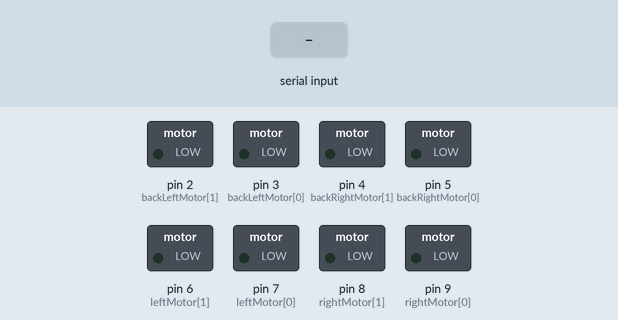
The sketch below on a simulated Arduino Mega 2560, built with avr-gcc and run on an emulated ATmega2560. On the bench: switched loads named in the sketch (green lamp = pin HIGH). Inputs (shaded band) come from the test bench.

Above: at 1.2 s.
1.3 s: "w" received over the second serial link
At 1.7 s:
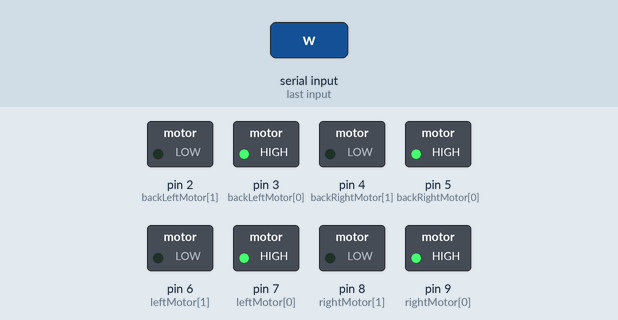
2.8 s: "s" received over the second serial link
At 4.0 s:
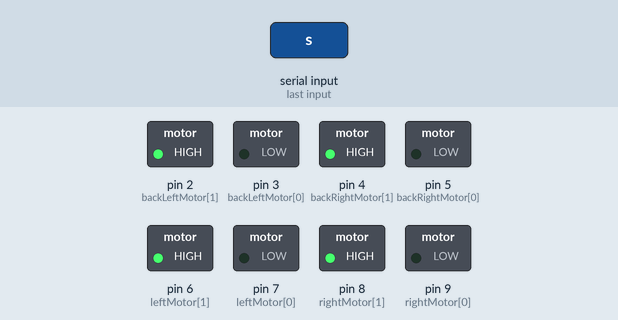
4.3 s: "W" received over the second serial link
At 5.1 s:
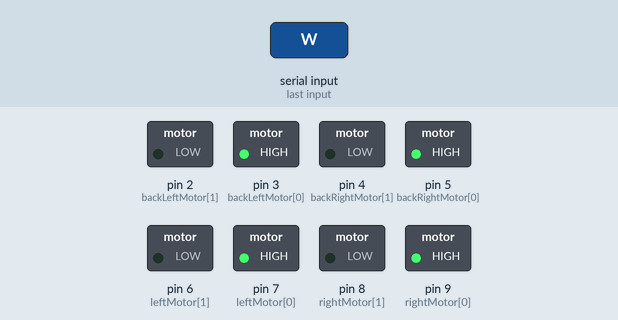
5.8 s: "S" received over the second serial link
At 6.3 s:
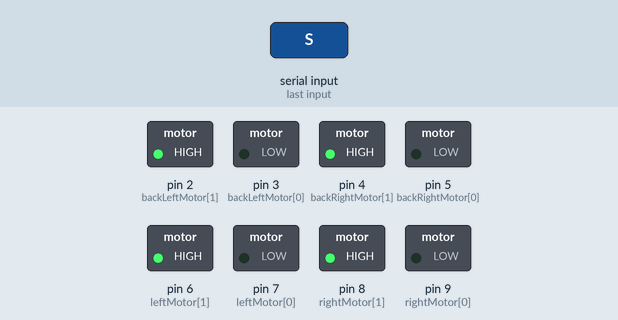
Timing chart, 0 to 8.3 s (numbered marks = the images above; inputs shaded):
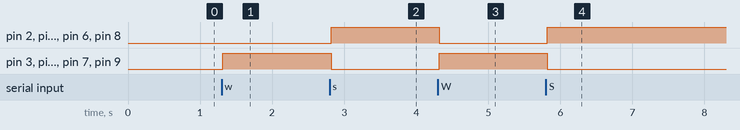

The sketch:

sumofight.ino
```cpp
byte incomingByte;   // for incoming serial data
int Speed = 230;

#include <SoftwareSerial.h>

SoftwareSerial bt(50, 51);

const int rightMotor[2] = {9 , 8};
const int leftMotor[2] = {7, 6};
const int backLeftMotor[2] = {3, 2};
const int backRightMotor[2] = {5, 4};

void forward(void)
{
  digitalWrite(rightMotor[0], HIGH);
  digitalWrite(leftMotor[0] , HIGH);
  digitalWrite(backRightMotor[0], HIGH);
  digitalWrite(backLeftMotor[0], HIGH);

  digitalWrite(rightMotor[1], LOW);
  digitalWrite(leftMotor[1] , LOW);
  digitalWrite(backRightMotor[1], LOW);
  digitalWrite(backLeftMotor[1], LOW);
}

void backward(void)
{
  digitalWrite(rightMotor[0], LOW);
  digitalWrite(leftMotor[0] , LOW);
  digitalWrite(backRightMotor[0], LOW);
  digitalWrite(backLeftMotor[0], LOW);

  digitalWrite(rightMotor[1], HIGH);
  digitalWrite(leftMotor[1] , HIGH);
  digitalWrite(backRightMotor[1], HIGH);
  digitalWrite(backLeftMotor[1], HIGH);

}

void anticlockwise(void)
{
  digitalWrite(rightMotor[0], HIGH);
  digitalWrite(leftMotor[0] , LOW);
  digitalWrite(backRightMotor[0], HIGH);
  digitalWrite(backLeftMotor[0], LOW);

  digitalWrite(rightMotor[1], LOW);
  digitalWrite(leftMotor[1] , HIGH);
  digitalWrite(backRightMotor[1], LOW);
  digitalWrite(backLeftMotor[1], HIGH);

}


void clockwise(void)
{
  digitalWrite(rightMotor[0], LOW);
  digitalWrite(leftMotor[0] , HIGH);
  digitalWrite(backRightMotor[0], LOW);
  digitalWrite(backLeftMotor[0], HIGH);

  digitalWrite(rightMotor[1], HIGH);
  digitalWrite(leftMotor[1] , LOW);
  digitalWrite(backRightMotor[1], HIGH);
  digitalWrite(backLeftMotor[1], LOW);
}

void stop(void)
{
 digitalWrite(rightMotor[0], LOW);
  digitalWrite(leftMotor[0] , LOW);
  digitalWrite(backRightMotor[0], LOW);
  digitalWrite(backLeftMotor[0], LOW);

  digitalWrite(rightMotor[1], LOW);
  digitalWrite(leftMotor[1] , LOW);
  digitalWrite(backRightMotor[1], LOW);
  digitalWrite(backLeftMotor[1], LOW);
}

void setspeed(byte data)
{
  switch(data){

       case 'H':
         Speed = 255;
         break;
       case 'h':
         Speed = 255;
         break;
       case 'M':
         Speed = 220;
         break;
       case 'm':
         Speed = 220;
         break;
       case 'l':
         Speed = 190;
         break;
       case 'L':
         Speed = 190;
         break;

     }

}


void setup() {
    bt.begin(9600);
    Serial.begin(9600);     // opens serial port, sets data rate to 9600 bps

    for (int i = 0; i < 2; i++){
      pinMode(leftMotor[i], OUTPUT);
      pinMode(rightMotor[i], OUTPUT);
      pinMode(backLeftMotor[i], OUTPUT);
      pinMode(backRightMotor[i], OUTPUT);
  }
}

void loop() {
        // send data only when you receive data:
    if (bt.available() > 0) {
        incomingByte = bt.read();         // read the incoming byte:
       // if (incomingByte > 150 && incomingByte <= 255) Speed = incomingByte.parseInt();
                // say what you got:
                bt.print("I received: ");
                bt.println(incomingByte);
        }

    if (incomingByte == 'w' || incomingByte == 'W') forward();
    else if (incomingByte == 's' || incomingByte == 'S') backward();
    else if (incomingByte == 'a' || incomingByte == 'A') anticlockwise();
    else if (incomingByte == 'd' || incomingByte == 'D') clockwise();
    else if (incomingByte == 'H' || incomingByte == 'h' || incomingByte == 'L' || incomingByte == 'l' || incomingByte == 'm' || incomingByte == 'M') setspeed(incomingByte);
    else stop();
}
```

Measured:
- after the input at 1.3 s, pin 3 (backLeftMotor[0]), pin 5 (backRightMotor[0]), pin 7 (leftMotor[0]), pin 9 (rightMotor[0]): LOW → HIGH at once
- after the input at 2.8 s, pin 2 (backLeftMotor[1]), pin 4 (backRightMotor[1]), pin 6 (leftMotor[1]), pin 8 (rightMotor[1]): LOW → HIGH at once; pin 3 (backLeftMotor[0]), pin 5 (backRightMotor[0]), pin 7 (leftMotor[0]), pin 9 (rightMotor[0]): HIGH → LOW at once
- after the input at 4.3 s, pin 2 (backLeftMotor[1]), pin 4 (backRightMotor[1]), pin 6 (leftMotor[1]), pin 8 (rightMotor[1]): HIGH → LOW at once; pin 3 (backLeftMotor[0]), pin 5 (backRightMotor[0]), pin 7 (leftMotor[0]), pin 9 (rightMotor[0]): LOW → HIGH at once
- after the input at 5.8 s, pin 2 (backLeftMotor[1]), pin 4 (backRightMotor[1]), pin 6 (leftMotor[1]), pin 8 (rightMotor[1]): LOW → HIGH at once; pin 3 (backLeftMotor[0]), pin 5 (backRightMotor[0]), pin 7 (leftMotor[0]), pin 9 (rightMotor[0]): HIGH → LOW at once
